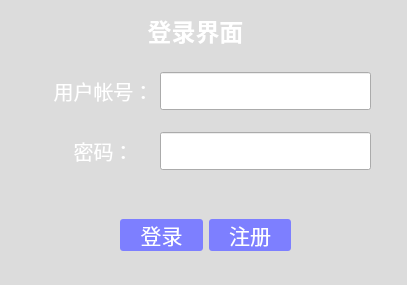
<?xml version="1.0" encoding="UTF-8"?>
<ui version="4.0">
 <class>Dialog</class>
 <widget class="QDialog" name="Dialog">
  <property name="geometry">
   <rect>
    <x>0</x>
    <y>0</y>
    <width>407</width>
    <height>285</height>
   </rect>
  </property>
  <property name="windowTitle">
   <string>扫雷游戏登陆界面</string>
  </property>
  <property name="styleSheet">
   <string notr="true">#Dialog{background-color: gainsboro;
border-image: url(C:/Users/刘畅/PycharmProjects/Client/icon/login.jpg);}</string>
  </property>
  <widget class="QWidget" name="horizontalLayoutWidget">
   <property name="geometry">
    <rect>
     <x>120</x>
     <y>200</y>
     <width>171</width>
     <height>71</height>
    </rect>
   </property>
   <layout class="QHBoxLayout" name="horizontalLayout">
    <item>
     <widget class="QPushButton" name="Login_button">
      <property name="enabled">
       <bool>true</bool>
      </property>
      <property name="font">
       <font>
        <family>微软雅黑</family>
        <pointsize>16</pointsize>
       </font>
      </property>
      <property name="styleSheet">
       <string notr="true">QPushButton { background-color: rgb(125, 127, 255); border-radius: 3px; color: rgb(255, 255, 255); } QPushButton:hover { background-color: rgb(255, 11, 84); }</string>
      </property>
      <property name="text">
       <string>登录</string>
      </property>
     </widget>
    </item>
    <item>
     <widget class="QPushButton" name="Registration_button">
      <property name="font">
       <font>
        <family>微软雅黑</family>
        <pointsize>16</pointsize>
       </font>
      </property>
      <property name="styleSheet">
       <string notr="true">QPushButton { background-color: rgb(125, 127, 255); border-radius: 3px; color: rgb(255, 255, 255); } QPushButton:hover { background-color: rgb(255, 11, 84); }</string>
      </property>
      <property name="text">
       <string>注册</string>
      </property>
     </widget>
    </item>
   </layout>
  </widget>
  <widget class="QWidget" name="verticalLayoutWidget">
   <property name="geometry">
    <rect>
     <x>160</x>
     <y>70</y>
     <width>211</width>
     <height>102</height>
    </rect>
   </property>
   <layout class="QVBoxLayout" name="verticalLayout">
    <property name="spacing">
     <number>20</number>
    </property>
    <item>
     <widget class="QLineEdit" name="UserID_edit">
      <property name="minimumSize">
       <size>
        <width>0</width>
        <height>38</height>
       </size>
      </property>
      <property name="maximumSize">
       <size>
        <width>16777215</width>
        <height>38</height>
       </size>
      </property>
      <property name="font">
       <font>
        <pointsize>15</pointsize>
       </font>
      </property>
      <property name="text">
       <string/>
      </property>
      <property name="dragEnabled">
       <bool>false</bool>
      </property>
      <property name="readOnly">
       <bool>false</bool>
      </property>
      <property name="clearButtonEnabled">
       <bool>true</bool>
      </property>
     </widget>
    </item>
    <item>
     <widget class="QLineEdit" name="Password_edit">
      <property name="minimumSize">
       <size>
        <width>0</width>
        <height>38</height>
       </size>
      </property>
      <property name="maximumSize">
       <size>
        <width>16777215</width>
        <height>38</height>
       </size>
      </property>
      <property name="font">
       <font>
        <pointsize>20</pointsize>
       </font>
      </property>
      <property name="text">
       <string/>
      </property>
      <property name="echoMode">
       <enum>QLineEdit::PasswordEchoOnEdit</enum>
      </property>
     </widget>
    </item>
   </layout>
  </widget>
  <widget class="QWidget" name="verticalLayoutWidget_2">
   <property name="geometry">
    <rect>
     <x>20</x>
     <y>70</y>
     <width>167</width>
     <height>101</height>
    </rect>
   </property>
   <layout class="QVBoxLayout" name="verticalLayout_3">
    <property name="spacing">
     <number>20</number>
    </property>
    <item>
     <widget class="QLabel" name="UserID_label">
      <property name="palette">
       <palette>
        <active>
         <colorrole role="WindowText">
          <brush brushstyle="SolidPattern">
           <color alpha="255">
            <red>255</red>
            <green>255</green>
            <blue>255</blue>
           </color>
          </brush>
         </colorrole>
        </active>
        <inactive>
         <colorrole role="WindowText">
          <brush brushstyle="SolidPattern">
           <color alpha="255">
            <red>255</red>
            <green>255</green>
            <blue>255</blue>
           </color>
          </brush>
         </colorrole>
        </inactive>
        <disabled>
         <colorrole role="WindowText">
          <brush brushstyle="SolidPattern">
           <color alpha="255">
            <red>120</red>
            <green>120</green>
            <blue>120</blue>
           </color>
          </brush>
         </colorrole>
        </disabled>
       </palette>
      </property>
      <property name="font">
       <font>
        <family>微软雅黑</family>
        <pointsize>15</pointsize>
        <weight>50</weight>
        <italic>false</italic>
        <bold>false</bold>
        <underline>false</underline>
        <strikeout>false</strikeout>
       </font>
      </property>
      <property name="text">
       <string>用户帐号：</string>
      </property>
      <property name="textFormat">
       <enum>Qt::AutoText</enum>
      </property>
      <property name="alignment">
       <set>Qt::AlignCenter</set>
      </property>
     </widget>
    </item>
    <item>
     <widget class="QLabel" name="Password_label">
      <property name="palette">
       <palette>
        <active>
         <colorrole role="WindowText">
          <brush brushstyle="SolidPattern">
           <color alpha="255">
            <red>255</red>
            <green>255</green>
            <blue>255</blue>
           </color>
          </brush>
         </colorrole>
        </active>
        <inactive>
         <colorrole role="WindowText">
          <brush brushstyle="SolidPattern">
           <color alpha="255">
            <red>255</red>
            <green>255</green>
            <blue>255</blue>
           </color>
          </brush>
         </colorrole>
        </inactive>
        <disabled>
         <colorrole role="WindowText">
          <brush brushstyle="SolidPattern">
           <color alpha="255">
            <red>120</red>
            <green>120</green>
            <blue>120</blue>
           </color>
          </brush>
         </colorrole>
        </disabled>
       </palette>
      </property>
      <property name="font">
       <font>
        <family>微软雅黑</family>
        <pointsize>15</pointsize>
       </font>
      </property>
      <property name="styleSheet">
       <string notr="true"/>
      </property>
      <property name="text">
       <string>密码：</string>
      </property>
      <property name="alignment">
       <set>Qt::AlignCenter</set>
      </property>
     </widget>
    </item>
   </layout>
  </widget>
  <widget class="QLabel" name="label">
   <property name="geometry">
    <rect>
     <x>130</x>
     <y>10</y>
     <width>131</width>
     <height>41</height>
    </rect>
   </property>
   <property name="palette">
    <palette>
     <active>
      <colorrole role="WindowText">
       <brush brushstyle="SolidPattern">
        <color alpha="255">
         <red>255</red>
         <green>255</green>
         <blue>255</blue>
        </color>
       </brush>
      </colorrole>
     </active>
     <inactive>
      <colorrole role="WindowText">
       <brush brushstyle="SolidPattern">
        <color alpha="255">
         <red>255</red>
         <green>255</green>
         <blue>255</blue>
        </color>
       </brush>
      </colorrole>
     </inactive>
     <disabled>
      <colorrole role="WindowText">
       <brush brushstyle="SolidPattern">
        <color alpha="255">
         <red>120</red>
         <green>120</green>
         <blue>120</blue>
        </color>
       </brush>
      </colorrole>
     </disabled>
    </palette>
   </property>
   <property name="font">
    <font>
     <family>黑体</family>
     <pointsize>18</pointsize>
     <weight>75</weight>
     <bold>true</bold>
    </font>
   </property>
   <property name="text">
    <string>登录界面</string>
   </property>
   <property name="alignment">
    <set>Qt::AlignCenter</set>
   </property>
  </widget>
 </widget>
 <resources/>
 <connections/>
</ui>
